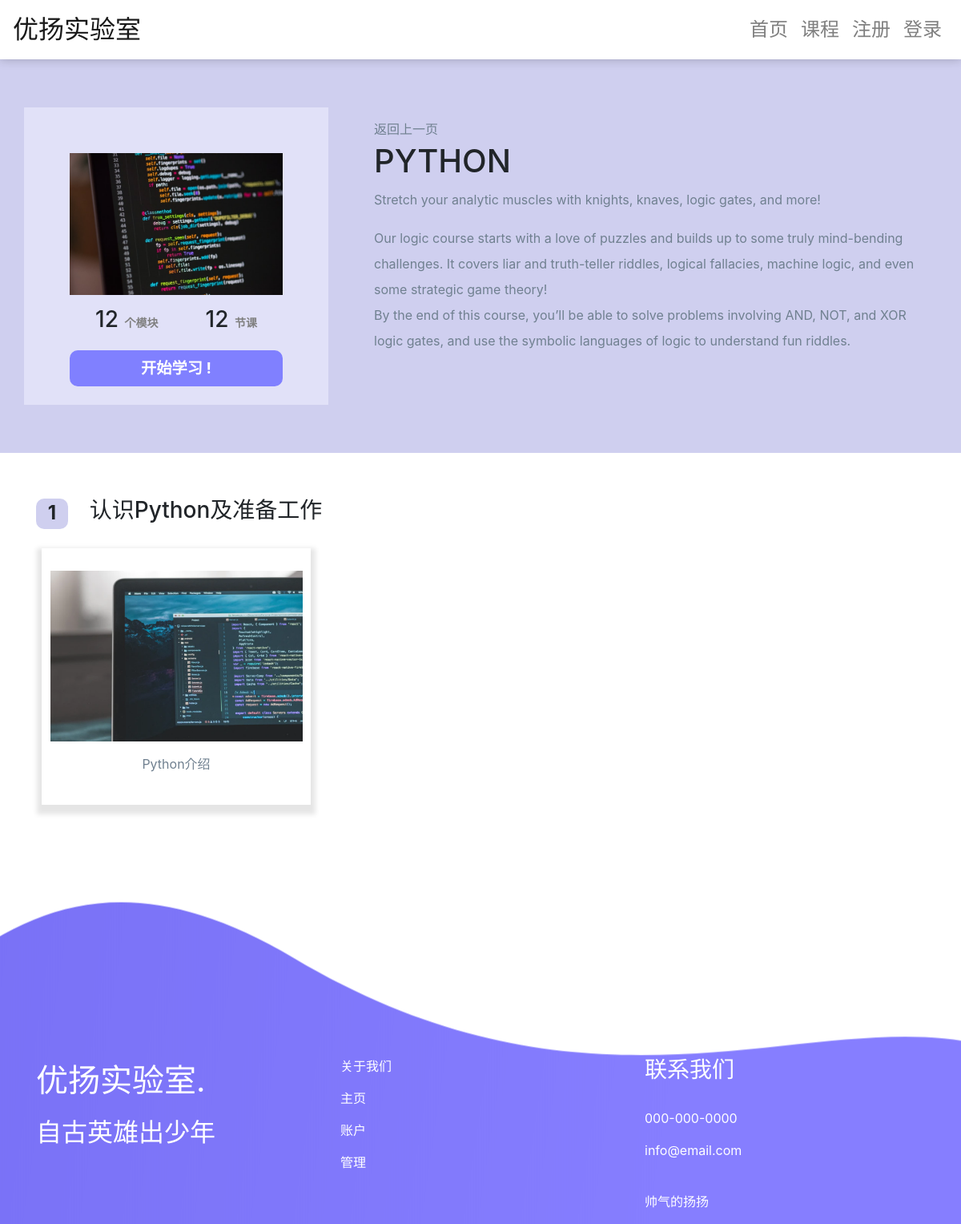
Before: /course/1/ with the older database file.
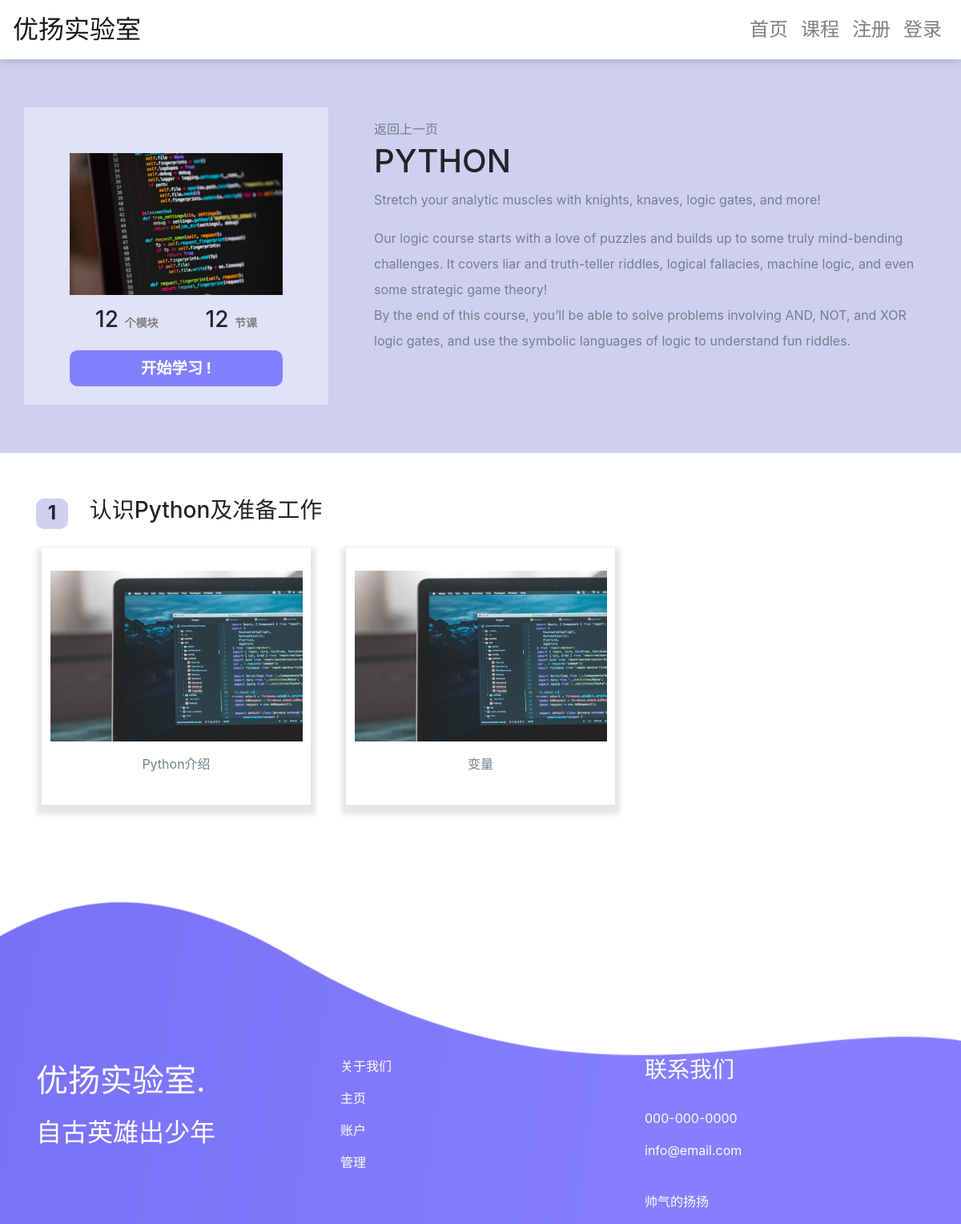
After: the same page with the newer database file.
### webapp/models.py (models this page shows, shortened)
class Chapter(models.Model):
    course = models.ForeignKey(Course, on_delete = models.CASCADE)
    chapter_name = models.CharField(max_length = 200)

class Lesson(models.Model):
    chapter = models.ForeignKey(Chapter, on_delete = models.CASCADE)
    lesson_name = models.CharField(max_length = 200)
    video_url = models.CharField(max_length = 300)
    created_date = models.DateTimeField('Created date')

### webapp/views.py (the view)
# urls.py: path('course/<int:pk>/', views.course.as_view(), name='course'),
class course(generic.DetailView):
    template_name = 'webapp/course.html'
    model = Course

### webapp/templates/webapp/course.html (shortened to what this page needs)
{% extends 'navbar.html' %}
{% load static %}
{% block content %}
  <link rel="stylesheet" href="{% static "webapp/menu.css" %}" type="text/css">
  <div class="part1">
    <div class="container">
      <div class="row">
        <div class="col-md-4 col-12 p1">
          <img class="img-fluid" src="{% static "webapp/images/Python/python_0.jpg" %}" alt="img1">
          <div class="lt">
            <h3>12&nbsp<span>个模块</span></h3>
          </div>
          <div class="rt">
            <h3>12&nbsp<span>节课</span></h3>
          </div>
          <div>
            {% with question=question_text.classquestion %}
            <a href="#"><button class="b1">开始学习 !</button></a>
            {% endwith %}
          </div>
        </div>
        <div class="col-md-8 col-12 p2">
          <a href="#">返回上一页</a>
          <h1>PYTHON</h1>
          <p>Stretch your analytic muscles with knights, knaves, logic gates, and more!</p>
          <p>Our logic course starts with a love of puzzles and builds up to some truly mind-bending challenges. It covers liar and truth-teller riddles, logical fallacies, machine logic, and even some strategic game theory!<br>
    By the end of this course, you’ll be able to solve problems involving AND, NOT, and XOR logic gates, and use the symbolic languages of logic to understand fun riddles.</p>
        </div>
      </div>
    </div>
  </div>
  <div class="part2">
    <div class="container">
      {% for chapter in course.chapter_set.all %}
      <div class="row c">
        <div class="col-md-12 col-12">
          <div class="nb">{{chapter.id}}</div>
          <div class="intro">
            <h3>{{chapter.chapter_name}}</h3>
          </div>
        </div>
      </div>
      <div class="row bk">
        {% for lesson in chapter.lesson_set.all %}
        <div class="col-md-4 col-12">
          <a href="{% url 'webapp:detailpage' lesson.id%}">
            <div class="con">
              <img class="img-fluid" src="{% static "webapp/images/Python/lesson.png" %}" alt="img2">
              <p>{{lesson.lesson_name}}</p>
            </div>
          </a>
        </div>
        {%endfor%}
      </div>
      {%endfor%}
  </div>
  <div class="part6">
        <div class="container">
          <div class="row textf">
            <div class="col-md-4 col-12">
              <p class="t3">优扬实验室.</p>
              <h2>自古英雄出少年</h2>
              <br><br>
            </div>
            <div class="col-md-4 col-12">
              <a href="#"><p>关于我们</p></a>
              <a href="#"><p>主页</p></a>
              <a href="#"><p>账户</p></a>
              <a href="#"><p>管理</p></a>
              <br><br>
            </div>
            <div class="col-md-4 col-12">
              <h3>联系我们</h3>
              <br><a href="#"><p>000-000-0000</p></a>
              <a href="#"><p>info@email.com</p></a>
              <br><a href="#"><p>帅气的扬扬</p></a>
            </div>
          </div>
        </div>
      </div>
{% endblock %}

Changed rows visible on the page:
added Lesson: lesson_name "变量"
